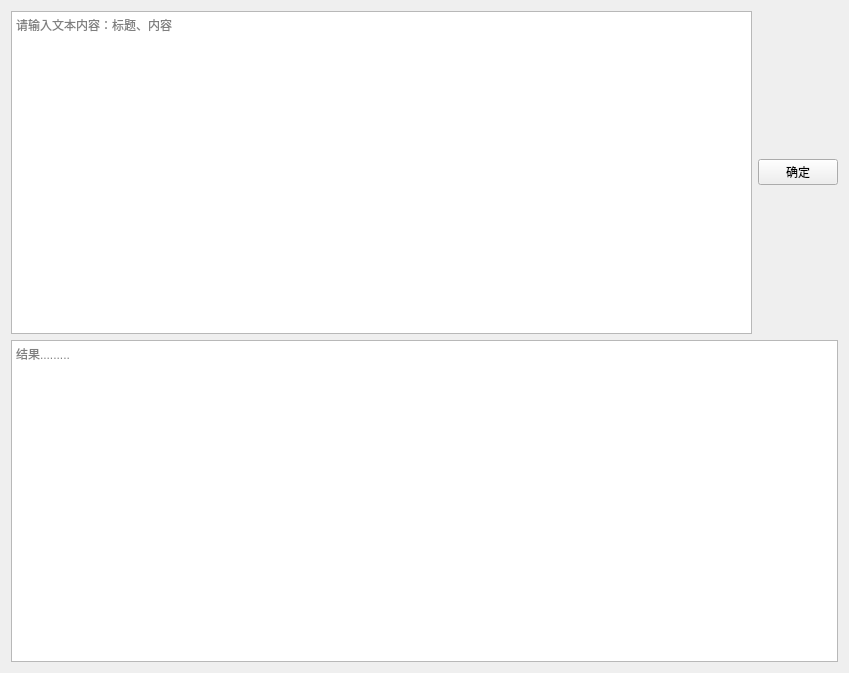
<?xml version="1.0" encoding="UTF-8"?>
<ui version="4.0">
 <class>Form</class>
 <widget class="QWidget" name="Form">
  <property name="geometry">
   <rect>
    <x>0</x>
    <y>0</y>
    <width>849</width>
    <height>673</height>
   </rect>
  </property>
  <property name="windowTitle">
   <string>新闻分类</string>
  </property>
  <property name="styleSheet">
   <string notr="true"/>
  </property>
  <layout class="QVBoxLayout" name="verticalLayout">
   <item>
    <layout class="QHBoxLayout" name="horizontalLayout">
     <item>
      <widget class="QPlainTextEdit" name="TextEdit">
       <property name="placeholderText">
        <string>请输入文本内容：标题、内容</string>
       </property>
      </widget>
     </item>
     <item>
      <widget class="QPushButton" name="Button">
       <property name="styleSheet">
        <string notr="true">font: 14pt &quot;黑体&quot;;</string>
       </property>
       <property name="text">
        <string>确定</string>
       </property>
       <property name="flat">
        <bool>false</bool>
       </property>
      </widget>
     </item>
    </layout>
   </item>
   <item>
    <widget class="QTextBrowser" name="textBrowser">
     <property name="placeholderText">
      <string>结果.........</string>
     </property>
    </widget>
   </item>
  </layout>
 </widget>
 <resources/>
 <connections/>
</ui>
